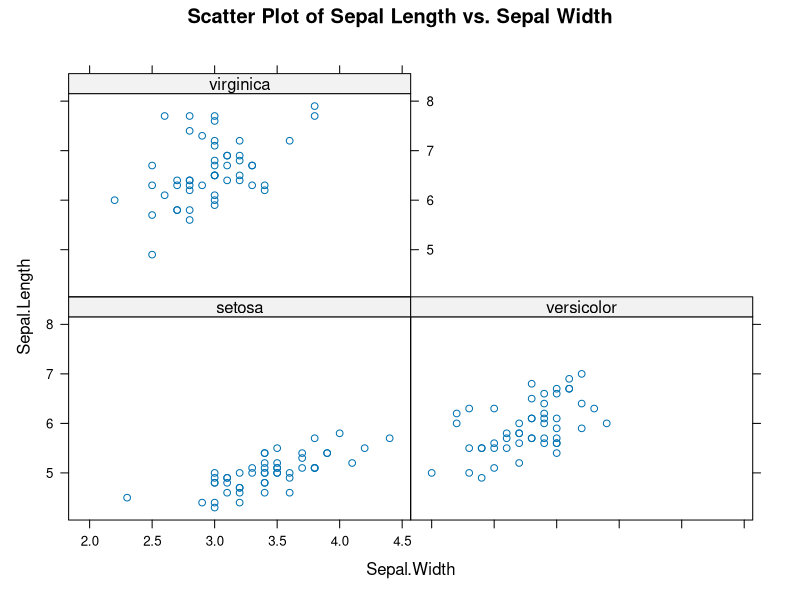

The R source for this figure:
# Install the lattice package (if not already installed)
install.packages("lattice")

# Load the lattice package
library(lattice)



# Create a scatter plot using xyplot
xyplot(Sepal.Length ~ Sepal.Width | Species, data = iris, main = "Scatter Plot of Sepal Length vs. Sepal Width")
